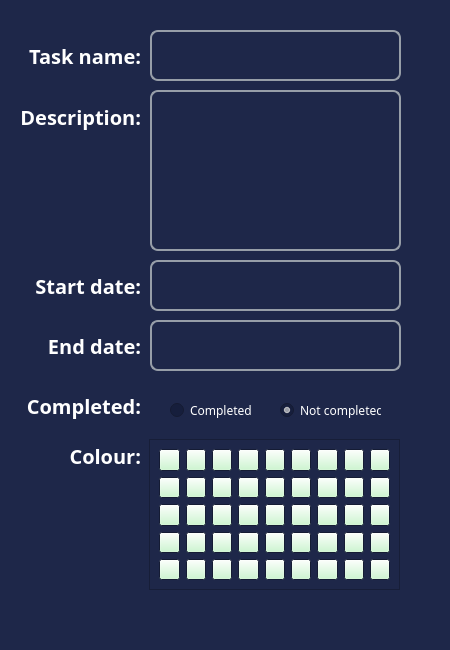
<?xml version="1.0" encoding="UTF-8"?>
<ui version="4.0">
 <class>MainWindow</class>
 <widget class="QMainWindow" name="MainWindow">
  <property name="geometry">
   <rect>
    <x>0</x>
    <y>0</y>
    <width>450</width>
    <height>650</height>
   </rect>
  </property>
  <property name="minimumSize">
   <size>
    <width>450</width>
    <height>650</height>
   </size>
  </property>
  <property name="palette">
   <palette>
    <active>
     <colorrole role="WindowText">
      <brush brushstyle="SolidPattern">
       <color alpha="255">
        <red>255</red>
        <green>255</green>
        <blue>255</blue>
       </color>
      </brush>
     </colorrole>
     <colorrole role="Button">
      <brush brushstyle="SolidPattern">
       <color alpha="255">
        <red>195</red>
        <green>247</green>
        <blue>200</blue>
       </color>
      </brush>
     </colorrole>
     <colorrole role="Light">
      <brush brushstyle="SolidPattern">
       <color alpha="255">
        <red>45</red>
        <green>59</green>
        <blue>109</blue>
       </color>
      </brush>
     </colorrole>
     <colorrole role="Midlight">
      <brush brushstyle="SolidPattern">
       <color alpha="255">
        <red>37</red>
        <green>49</green>
        <blue>91</blue>
       </color>
      </brush>
     </colorrole>
     <colorrole role="Dark">
      <brush brushstyle="SolidPattern">
       <color alpha="255">
        <red>43</red>
        <green>41</green>
        <blue>80</blue>
       </color>
      </brush>
     </colorrole>
     <colorrole role="Mid">
      <brush brushstyle="SolidPattern">
       <color alpha="255">
        <red>20</red>
        <green>26</green>
        <blue>49</blue>
       </color>
      </brush>
     </colorrole>
     <colorrole role="Text">
      <brush brushstyle="SolidPattern">
       <color alpha="255">
        <red>255</red>
        <green>255</green>
        <blue>255</blue>
       </color>
      </brush>
     </colorrole>
     <colorrole role="BrightText">
      <brush brushstyle="SolidPattern">
       <color alpha="255">
        <red>255</red>
        <green>255</green>
        <blue>255</blue>
       </color>
      </brush>
     </colorrole>
     <colorrole role="ButtonText">
      <brush brushstyle="SolidPattern">
       <color alpha="255">
        <red>58</red>
        <green>65</green>
        <blue>74</blue>
       </color>
      </brush>
     </colorrole>
     <colorrole role="Base">
      <brush brushstyle="SolidPattern">
       <color alpha="255">
        <red>22</red>
        <green>30</green>
        <blue>60</blue>
       </color>
      </brush>
     </colorrole>
     <colorrole role="Window">
      <brush brushstyle="SolidPattern">
       <color alpha="255">
        <red>30</red>
        <green>39</green>
        <blue>73</blue>
       </color>
      </brush>
     </colorrole>
     <colorrole role="Shadow">
      <brush brushstyle="SolidPattern">
       <color alpha="255">
        <red>0</red>
        <green>0</green>
        <blue>0</blue>
       </color>
      </brush>
     </colorrole>
     <colorrole role="AlternateBase">
      <brush brushstyle="SolidPattern">
       <color alpha="255">
        <red>15</red>
        <green>19</green>
        <blue>36</blue>
       </color>
      </brush>
     </colorrole>
     <colorrole role="ToolTipBase">
      <brush brushstyle="SolidPattern">
       <color alpha="255">
        <red>255</red>
        <green>255</green>
        <blue>220</blue>
       </color>
      </brush>
     </colorrole>
     <colorrole role="ToolTipText">
      <brush brushstyle="SolidPattern">
       <color alpha="255">
        <red>255</red>
        <green>255</green>
        <blue>255</blue>
       </color>
      </brush>
     </colorrole>
     <colorrole role="PlaceholderText">
      <brush brushstyle="SolidPattern">
       <color alpha="127">
        <red>255</red>
        <green>255</green>
        <blue>255</blue>
       </color>
      </brush>
     </colorrole>
    </active>
    <inactive>
     <colorrole role="WindowText">
      <brush brushstyle="SolidPattern">
       <color alpha="255">
        <red>255</red>
        <green>255</green>
        <blue>255</blue>
       </color>
      </brush>
     </colorrole>
     <colorrole role="Button">
      <brush brushstyle="SolidPattern">
       <color alpha="255">
        <red>195</red>
        <green>247</green>
        <blue>200</blue>
       </color>
      </brush>
     </colorrole>
     <colorrole role="Light">
      <brush brushstyle="SolidPattern">
       <color alpha="255">
        <red>45</red>
        <green>59</green>
        <blue>109</blue>
       </color>
      </brush>
     </colorrole>
     <colorrole role="Midlight">
      <brush brushstyle="SolidPattern">
       <color alpha="255">
        <red>37</red>
        <green>49</green>
        <blue>91</blue>
       </color>
      </brush>
     </colorrole>
     <colorrole role="Dark">
      <brush brushstyle="SolidPattern">
       <color alpha="255">
        <red>43</red>
        <green>41</green>
        <blue>80</blue>
       </color>
      </brush>
     </colorrole>
     <colorrole role="Mid">
      <brush brushstyle="SolidPattern">
       <color alpha="255">
        <red>20</red>
        <green>26</green>
        <blue>49</blue>
       </color>
      </brush>
     </colorrole>
     <colorrole role="Text">
      <brush brushstyle="SolidPattern">
       <color alpha="255">
        <red>255</red>
        <green>255</green>
        <blue>255</blue>
       </color>
      </brush>
     </colorrole>
     <colorrole role="BrightText">
      <brush brushstyle="SolidPattern">
       <color alpha="255">
        <red>255</red>
        <green>255</green>
        <blue>255</blue>
       </color>
      </brush>
     </colorrole>
     <colorrole role="ButtonText">
      <brush brushstyle="SolidPattern">
       <color alpha="255">
        <red>58</red>
        <green>65</green>
        <blue>74</blue>
       </color>
      </brush>
     </colorrole>
     <colorrole role="Base">
      <brush brushstyle="SolidPattern">
       <color alpha="255">
        <red>22</red>
        <green>30</green>
        <blue>60</blue>
       </color>
      </brush>
     </colorrole>
     <colorrole role="Window">
      <brush brushstyle="SolidPattern">
       <color alpha="255">
        <red>30</red>
        <green>39</green>
        <blue>73</blue>
       </color>
      </brush>
     </colorrole>
     <colorrole role="Shadow">
      <brush brushstyle="SolidPattern">
       <color alpha="255">
        <red>0</red>
        <green>0</green>
        <blue>0</blue>
       </color>
      </brush>
     </colorrole>
     <colorrole role="AlternateBase">
      <brush brushstyle="SolidPattern">
       <color alpha="255">
        <red>15</red>
        <green>19</green>
        <blue>36</blue>
       </color>
      </brush>
     </colorrole>
     <colorrole role="ToolTipBase">
      <brush brushstyle="SolidPattern">
       <color alpha="255">
        <red>255</red>
        <green>255</green>
        <blue>220</blue>
       </color>
      </brush>
     </colorrole>
     <colorrole role="ToolTipText">
      <brush brushstyle="SolidPattern">
       <color alpha="255">
        <red>255</red>
        <green>255</green>
        <blue>255</blue>
       </color>
      </brush>
     </colorrole>
     <colorrole role="PlaceholderText">
      <brush brushstyle="SolidPattern">
       <color alpha="127">
        <red>255</red>
        <green>255</green>
        <blue>255</blue>
       </color>
      </brush>
     </colorrole>
    </inactive>
    <disabled>
     <colorrole role="WindowText">
      <brush brushstyle="SolidPattern">
       <color alpha="255">
        <red>43</red>
        <green>41</green>
        <blue>80</blue>
       </color>
      </brush>
     </colorrole>
     <colorrole role="Button">
      <brush brushstyle="SolidPattern">
       <color alpha="255">
        <red>195</red>
        <green>247</green>
        <blue>200</blue>
       </color>
      </brush>
     </colorrole>
     <colorrole role="Light">
      <brush brushstyle="SolidPattern">
       <color alpha="255">
        <red>45</red>
        <green>59</green>
        <blue>109</blue>
       </color>
      </brush>
     </colorrole>
     <colorrole role="Midlight">
      <brush brushstyle="SolidPattern">
       <color alpha="255">
        <red>37</red>
        <green>49</green>
        <blue>91</blue>
       </color>
      </brush>
     </colorrole>
     <colorrole role="Dark">
      <brush brushstyle="SolidPattern">
       <color alpha="255">
        <red>43</red>
        <green>41</green>
        <blue>80</blue>
       </color>
      </brush>
     </colorrole>
     <colorrole role="Mid">
      <brush brushstyle="SolidPattern">
       <color alpha="255">
        <red>20</red>
        <green>26</green>
        <blue>49</blue>
       </color>
      </brush>
     </colorrole>
     <colorrole role="Text">
      <brush brushstyle="SolidPattern">
       <color alpha="255">
        <red>43</red>
        <green>41</green>
        <blue>80</blue>
       </color>
      </brush>
     </colorrole>
     <colorrole role="BrightText">
      <brush brushstyle="SolidPattern">
       <color alpha="255">
        <red>255</red>
        <green>255</green>
        <blue>255</blue>
       </color>
      </brush>
     </colorrole>
     <colorrole role="ButtonText">
      <brush brushstyle="SolidPattern">
       <color alpha="255">
        <red>43</red>
        <green>41</green>
        <blue>80</blue>
       </color>
      </brush>
     </colorrole>
     <colorrole role="Base">
      <brush brushstyle="SolidPattern">
       <color alpha="255">
        <red>30</red>
        <green>39</green>
        <blue>73</blue>
       </color>
      </brush>
     </colorrole>
     <colorrole role="Window">
      <brush brushstyle="SolidPattern">
       <color alpha="255">
        <red>30</red>
        <green>39</green>
        <blue>73</blue>
       </color>
      </brush>
     </colorrole>
     <colorrole role="Shadow">
      <brush brushstyle="SolidPattern">
       <color alpha="255">
        <red>0</red>
        <green>0</green>
        <blue>0</blue>
       </color>
      </brush>
     </colorrole>
     <colorrole role="AlternateBase">
      <brush brushstyle="SolidPattern">
       <color alpha="255">
        <red>30</red>
        <green>39</green>
        <blue>73</blue>
       </color>
      </brush>
     </colorrole>
     <colorrole role="ToolTipBase">
      <brush brushstyle="SolidPattern">
       <color alpha="255">
        <red>255</red>
        <green>255</green>
        <blue>220</blue>
       </color>
      </brush>
     </colorrole>
     <colorrole role="ToolTipText">
      <brush brushstyle="SolidPattern">
       <color alpha="255">
        <red>255</red>
        <green>255</green>
        <blue>255</blue>
       </color>
      </brush>
     </colorrole>
     <colorrole role="PlaceholderText">
      <brush brushstyle="SolidPattern">
       <color alpha="127">
        <red>15</red>
        <green>19</green>
        <blue>36</blue>
       </color>
      </brush>
     </colorrole>
    </disabled>
   </palette>
  </property>
  <property name="font">
   <font>
    <family>Leelawadee</family>
   </font>
  </property>
  <property name="windowTitle">
   <string>MainWindow</string>
  </property>
  <widget class="QWidget" name="centralwidget">
   <widget class="QLineEdit" name="name_field">
    <property name="geometry">
     <rect>
      <x>150</x>
      <y>30</y>
      <width>251</width>
      <height>51</height>
     </rect>
    </property>
    <property name="font">
     <font>
      <family>Segoe UI</family>
      <pointsize>16</pointsize>
     </font>
    </property>
    <property name="styleSheet">
     <string notr="true">QLineEdit {
	border: 2px solid #979ea8;
	border-radius: 8px;
	background: #1e2749;
	color: #ffffff;
	qproperty-alignment: AlignLeft;
}

QLineEdit:hover {
	background: #161d36;
}

QLineEdit:focus {
	border: 4px solid #4b4f54;
	background: #161d36;
}</string>
    </property>
    <property name="text">
     <string/>
    </property>
   </widget>
   <widget class="QLabel" name="name_label">
    <property name="geometry">
     <rect>
      <x>20</x>
      <y>40</y>
      <width>121</width>
      <height>31</height>
     </rect>
    </property>
    <property name="font">
     <font>
      <family>Leelawadee</family>
      <pointsize>15</pointsize>
      <bold>true</bold>
     </font>
    </property>
    <property name="text">
     <string>Task name:</string>
    </property>
    <property name="alignment">
     <set>Qt::AlignRight|Qt::AlignTrailing|Qt::AlignVCenter</set>
    </property>
   </widget>
   <widget class="QLabel" name="start_label">
    <property name="geometry">
     <rect>
      <x>20</x>
      <y>270</y>
      <width>121</width>
      <height>31</height>
     </rect>
    </property>
    <property name="font">
     <font>
      <family>Leelawadee</family>
      <pointsize>15</pointsize>
      <bold>true</bold>
     </font>
    </property>
    <property name="text">
     <string>Start date:</string>
    </property>
    <property name="alignment">
     <set>Qt::AlignRight|Qt::AlignTrailing|Qt::AlignVCenter</set>
    </property>
   </widget>
   <widget class="QLineEdit" name="start_field">
    <property name="geometry">
     <rect>
      <x>150</x>
      <y>260</y>
      <width>251</width>
      <height>51</height>
     </rect>
    </property>
    <property name="font">
     <font>
      <family>Segoe UI</family>
      <pointsize>16</pointsize>
     </font>
    </property>
    <property name="styleSheet">
     <string notr="true">QLineEdit {
	border: 2px solid #979ea8;
	border-radius: 8px;
	background: #1e2749;
	color: #ffffff;
	qproperty-alignment: AlignLeft;
}

QLineEdit:hover {
	background: #161d36;
}

QLineEdit:focus {
	border: 4px solid #4b4f54;
	background: #161d36;
}</string>
    </property>
    <property name="text">
     <string/>
    </property>
   </widget>
   <widget class="QLabel" name="description_label">
    <property name="geometry">
     <rect>
      <x>20</x>
      <y>101</y>
      <width>121</width>
      <height>31</height>
     </rect>
    </property>
    <property name="font">
     <font>
      <family>Leelawadee</family>
      <pointsize>15</pointsize>
      <bold>true</bold>
     </font>
    </property>
    <property name="text">
     <string>Description:</string>
    </property>
    <property name="alignment">
     <set>Qt::AlignRight|Qt::AlignTrailing|Qt::AlignVCenter</set>
    </property>
   </widget>
   <widget class="QTextEdit" name="description_field">
    <property name="geometry">
     <rect>
      <x>150</x>
      <y>90</y>
      <width>251</width>
      <height>161</height>
     </rect>
    </property>
    <property name="font">
     <font>
      <family>Segoe UI</family>
      <pointsize>16</pointsize>
     </font>
    </property>
    <property name="styleSheet">
     <string notr="true">QTextEdit {
	border: 2px solid #979ea8;
	border-radius: 8px;
	background: #1e2749;
	color: #ffffff;
}

QTextEdit:hover {
	background: #161d36;
}

QTextEdit:focus {
	border: 4px solid #4b4f54;
	background: #161d36;
}</string>
    </property>
   </widget>
   <widget class="QLabel" name="end_label">
    <property name="geometry">
     <rect>
      <x>20</x>
      <y>330</y>
      <width>121</width>
      <height>31</height>
     </rect>
    </property>
    <property name="font">
     <font>
      <family>Leelawadee</family>
      <pointsize>15</pointsize>
      <bold>true</bold>
     </font>
    </property>
    <property name="text">
     <string>End date:</string>
    </property>
    <property name="alignment">
     <set>Qt::AlignRight|Qt::AlignTrailing|Qt::AlignVCenter</set>
    </property>
   </widget>
   <widget class="QLineEdit" name="end_field">
    <property name="geometry">
     <rect>
      <x>150</x>
      <y>320</y>
      <width>251</width>
      <height>51</height>
     </rect>
    </property>
    <property name="font">
     <font>
      <family>Segoe UI</family>
      <pointsize>16</pointsize>
     </font>
    </property>
    <property name="styleSheet">
     <string notr="true">QLineEdit {
	border: 2px solid #979ea8;
	border-radius: 8px;
	background: #1e2749;
	color: #ffffff;
	qproperty-alignment: AlignLeft;
}

QLineEdit:hover {
	background: #161d36;
}

QLineEdit:focus {
	border: 4px solid #4b4f54;
	background: #161d36;
}</string>
    </property>
    <property name="text">
     <string/>
    </property>
   </widget>
   <widget class="QLabel" name="completed_label">
    <property name="geometry">
     <rect>
      <x>20</x>
      <y>390</y>
      <width>121</width>
      <height>31</height>
     </rect>
    </property>
    <property name="font">
     <font>
      <family>Leelawadee</family>
      <pointsize>15</pointsize>
      <bold>true</bold>
     </font>
    </property>
    <property name="text">
     <string>Completed:</string>
    </property>
    <property name="alignment">
     <set>Qt::AlignRight|Qt::AlignTrailing|Qt::AlignVCenter</set>
    </property>
   </widget>
   <widget class="QRadioButton" name="completed_radio">
    <property name="geometry">
     <rect>
      <x>170</x>
      <y>400</y>
      <width>89</width>
      <height>20</height>
     </rect>
    </property>
    <property name="text">
     <string>Completed</string>
    </property>
   </widget>
   <widget class="QRadioButton" name="incomplete_radio">
    <property name="geometry">
     <rect>
      <x>280</x>
      <y>400</y>
      <width>101</width>
      <height>20</height>
     </rect>
    </property>
    <property name="text">
     <string>Not completed</string>
    </property>
    <property name="checked">
     <bool>true</bool>
    </property>
   </widget>
   <widget class="QLabel" name="colour_label">
    <property name="geometry">
     <rect>
      <x>20</x>
      <y>440</y>
      <width>121</width>
      <height>31</height>
     </rect>
    </property>
    <property name="font">
     <font>
      <family>Leelawadee</family>
      <pointsize>15</pointsize>
      <bold>true</bold>
     </font>
    </property>
    <property name="text">
     <string>Colour:</string>
    </property>
    <property name="alignment">
     <set>Qt::AlignRight|Qt::AlignTrailing|Qt::AlignVCenter</set>
    </property>
   </widget>
   <widget class="QFrame" name="palette_buttons">
    <property name="geometry">
     <rect>
      <x>149</x>
      <y>439</y>
      <width>251</width>
      <height>151</height>
     </rect>
    </property>
    <property name="frameShape">
     <enum>QFrame::StyledPanel</enum>
    </property>
    <property name="frameShadow">
     <enum>QFrame::Raised</enum>
    </property>
    <layout class="QGridLayout" name="gridLayout">
     <item row="0" column="2">
      <widget class="QPushButton" name="pushButton_5">
       <property name="text">
        <string/>
       </property>
       <property name="colour" stdset="0">
        <string>#dfe3e8</string>
       </property>
      </widget>
     </item>
     <item row="1" column="1">
      <widget class="QPushButton" name="pushButton_2">
       <property name="text">
        <string/>
       </property>
       <property name="colour" stdset="0">
        <string>#fff0fb</string>
       </property>
      </widget>
     </item>
     <item row="0" column="1">
      <widget class="QPushButton" name="pushButton_7">
       <property name="text">
        <string/>
       </property>
       <property name="colour" stdset="0">
        <string>#f2f3f5</string>
       </property>
      </widget>
     </item>
     <item row="2" column="0">
      <widget class="QPushButton" name="pushButton_12">
       <property name="text">
        <string/>
       </property>
       <property name="colour" stdset="0">
        <string>#f4d9ff</string>
       </property>
      </widget>
     </item>
     <item row="1" column="0">
      <widget class="QPushButton" name="colour_2">
       <property name="text">
        <string/>
       </property>
       <property name="colour" stdset="0">
        <string>#fbf0ff</string>
       </property>
      </widget>
     </item>
     <item row="0" column="4">
      <widget class="QPushButton" name="pushButton_4">
       <property name="text">
        <string/>
       </property>
       <property name="colour" stdset="0">
        <string>#979ea8</string>
       </property>
      </widget>
     </item>
     <item row="0" column="3">
      <widget class="QPushButton" name="pushButton_6">
       <property name="text">
        <string/>
       </property>
       <property name="colour" stdset="0">
        <string>#ced4db</string>
       </property>
      </widget>
     </item>
     <item row="0" column="5">
      <widget class="QPushButton" name="pushButton_3">
       <property name="text">
        <string/>
       </property>
       <property name="colour" stdset="0">
        <string>#6f7681</string>
       </property>
      </widget>
     </item>
     <item row="0" column="8">
      <widget class="QPushButton" name="pushButton_11">
       <property name="text">
        <string/>
       </property>
       <property name="colour" stdset="0">
        <string>#000000</string>
       </property>
      </widget>
     </item>
     <item row="0" column="6">
      <widget class="QPushButton" name="pushButton_10">
       <property name="text">
        <string/>
       </property>
       <property name="colour" stdset="0">
        <string>#4c535d</string>
       </property>
      </widget>
     </item>
     <item row="3" column="0">
      <widget class="QPushButton" name="pushButton_13">
       <property name="text">
        <string/>
       </property>
       <property name="colour" stdset="0">
        <string>#e08fff</string>
       </property>
      </widget>
     </item>
     <item row="0" column="0">
      <widget class="QPushButton" name="colour_1">
       <property name="text">
        <string/>
       </property>
       <property name="colour" stdset="0">
        <string>#ffffff</string>
       </property>
      </widget>
     </item>
     <item row="0" column="7">
      <widget class="QPushButton" name="colour_99">
       <property name="text">
        <string/>
       </property>
       <property name="colour" stdset="0">
        <string>#3a414a</string>
       </property>
      </widget>
     </item>
     <item row="4" column="0">
      <widget class="QPushButton" name="pushButton_14">
       <property name="text">
        <string/>
       </property>
       <property name="colour" stdset="0">
        <string>#ba23f6</string>
       </property>
      </widget>
     </item>
     <item row="2" column="1">
      <widget class="QPushButton" name="pushButton_15">
       <property name="text">
        <string/>
       </property>
       <property name="colour" stdset="0">
        <string>#ffd6f5</string>
       </property>
      </widget>
     </item>
     <item row="3" column="1">
      <widget class="QPushButton" name="pushButton_16">
       <property name="text">
        <string/>
       </property>
       <property name="colour" stdset="0">
        <string>#ff80df</string>
       </property>
      </widget>
     </item>
     <item row="4" column="1">
      <widget class="QPushButton" name="pushButton_17">
       <property name="text">
        <string/>
       </property>
       <property name="colour" stdset="0">
        <string>#d916a8</string>
       </property>
      </widget>
     </item>
     <item row="1" column="2">
      <widget class="QPushButton" name="pushButton_21">
       <property name="text">
        <string/>
       </property>
       <property name="colour" stdset="0">
        <string>#fff0f0</string>
       </property>
      </widget>
     </item>
     <item row="1" column="3">
      <widget class="QPushButton" name="pushButton_20">
       <property name="text">
        <string/>
       </property>
       <property name="colour" stdset="0">
        <string>#fff3d9</string>
       </property>
      </widget>
     </item>
     <item row="1" column="4">
      <widget class="QPushButton" name="pushButton_18">
       <property name="text">
        <string/>
       </property>
       <property name="colour" stdset="0">
        <string>#fcfcca</string>
       </property>
      </widget>
     </item>
     <item row="1" column="5">
      <widget class="QPushButton" name="pushButton_19">
       <property name="text">
        <string/>
       </property>
       <property name="colour" stdset="0">
        <string>#f7f4e4</string>
       </property>
      </widget>
     </item>
     <item row="2" column="2">
      <widget class="QPushButton" name="pushButton_25">
       <property name="text">
        <string/>
       </property>
       <property name="colour" stdset="0">
        <string>#ffd9d9</string>
       </property>
      </widget>
     </item>
     <item row="2" column="3">
      <widget class="QPushButton" name="pushButton_23">
       <property name="text">
        <string/>
       </property>
       <property name="colour" stdset="0">
        <string>#ffdda6</string>
       </property>
      </widget>
     </item>
     <item row="2" column="4">
      <widget class="QPushButton" name="pushButton_22">
       <property name="text">
        <string/>
       </property>
       <property name="colour" stdset="0">
        <string>#fff7a1</string>
       </property>
      </widget>
     </item>
     <item row="2" column="5">
      <widget class="QPushButton" name="pushButton_24">
       <property name="text">
        <string/>
       </property>
       <property name="colour" stdset="0">
        <string>#e8e2c8</string>
       </property>
      </widget>
     </item>
     <item row="3" column="2">
      <widget class="QPushButton" name="pushButton_29">
       <property name="text">
        <string/>
       </property>
       <property name="colour" stdset="0">
        <string>#fe7070</string>
       </property>
      </widget>
     </item>
     <item row="3" column="3">
      <widget class="QPushButton" name="pushButton_26">
       <property name="text">
        <string/>
       </property>
       <property name="colour" stdset="0">
        <string>#fc9432</string>
       </property>
      </widget>
     </item>
     <item row="3" column="4">
      <widget class="QPushButton" name="pushButton_27">
       <property name="text">
        <string/>
       </property>
       <property name="colour" stdset="0">
        <string>#ffe342</string>
       </property>
      </widget>
     </item>
     <item row="3" column="5">
      <widget class="QPushButton" name="pushButton_28">
       <property name="text">
        <string/>
       </property>
       <property name="colour" stdset="0">
        <string>#cbc2a3</string>
       </property>
      </widget>
     </item>
     <item row="4" column="2">
      <widget class="QPushButton" name="pushButton_33">
       <property name="text">
        <string/>
       </property>
       <property name="colour" stdset="0">
        <string>#fe7070</string>
       </property>
      </widget>
     </item>
     <item row="4" column="3">
      <widget class="QPushButton" name="pushButton_32">
       <property name="text">
        <string/>
       </property>
       <property name="colour" stdset="0">
        <string>#cc4e00</string>
       </property>
      </widget>
     </item>
     <item row="4" column="4">
      <widget class="QPushButton" name="pushButton_30">
       <property name="text">
        <string/>
       </property>
       <property name="colour" stdset="0">
        <string>#fcce14</string>
       </property>
      </widget>
     </item>
     <item row="4" column="5">
      <widget class="QPushButton" name="pushButton_31">
       <property name="text">
        <string/>
       </property>
       <property name="colour" stdset="0">
        <string>#82755b</string>
       </property>
      </widget>
     </item>
     <item row="1" column="6">
      <widget class="QPushButton" name="pushButton_36">
       <property name="text">
        <string/>
       </property>
       <property name="colour" stdset="0">
        <string>#e3fae3</string>
       </property>
      </widget>
     </item>
     <item row="1" column="7">
      <widget class="QPushButton" name="pushButton_35">
       <property name="text">
        <string/>
       </property>
       <property name="colour" stdset="0">
        <string>#d7faf5</string>
       </property>
      </widget>
     </item>
     <item row="1" column="8">
      <widget class="QPushButton" name="pushButton_34">
       <property name="text">
        <string/>
       </property>
       <property name="colour" stdset="0">
        <string>#edf5ff</string>
       </property>
      </widget>
     </item>
     <item row="2" column="6">
      <widget class="QPushButton" name="pushButton_39">
       <property name="text">
        <string/>
       </property>
       <property name="colour" stdset="0">
        <string>#c3f7c8</string>
       </property>
      </widget>
     </item>
     <item row="2" column="7">
      <widget class="QPushButton" name="pushButton_37">
       <property name="text">
        <string/>
       </property>
       <property name="colour" stdset="0">
        <string>#b8f5ed</string>
       </property>
      </widget>
     </item>
     <item row="2" column="8">
      <widget class="QPushButton" name="pushButton_38">
       <property name="text">
        <string/>
       </property>
       <property name="colour" stdset="0">
        <string>#cfe4ff</string>
       </property>
      </widget>
     </item>
     <item row="3" column="6">
      <widget class="QPushButton" name="pushButton_42">
       <property name="text">
        <string/>
       </property>
       <property name="colour" stdset="0">
        <string>#54c45e</string>
       </property>
      </widget>
     </item>
     <item row="3" column="7">
      <widget class="QPushButton" name="pushButton_40">
       <property name="text">
        <string/>
       </property>
       <property name="colour" stdset="0">
        <string>#00c2a8</string>
       </property>
      </widget>
     </item>
     <item row="3" column="8">
      <widget class="QPushButton" name="pushButton_41">
       <property name="text">
        <string/>
       </property>
       <property name="colour" stdset="0">
        <string>#6db1ff</string>
       </property>
      </widget>
     </item>
     <item row="4" column="6">
      <widget class="QPushButton" name="pushButton_45">
       <property name="text">
        <string/>
       </property>
       <property name="colour" stdset="0">
        <string>#008a0e</string>
       </property>
      </widget>
     </item>
     <item row="4" column="7">
      <widget class="QPushButton" name="pushButton_43">
       <property name="text">
        <string/>
       </property>
       <property name="colour" stdset="0">
        <string>#008573</string>
       </property>
      </widget>
     </item>
     <item row="4" column="8">
      <widget class="QPushButton" name="pushButton_44">
       <property name="text">
        <string/>
       </property>
       <property name="colour" stdset="0">
        <string>#1071e5</string>
       </property>
      </widget>
     </item>
    </layout>
   </widget>
  </widget>
 </widget>
 <resources/>
 <connections/>
</ui>
